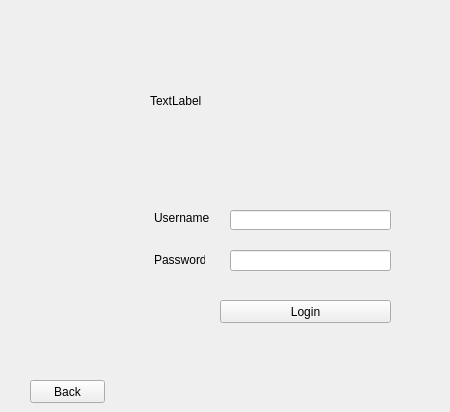
    <widget class="QWidget" name="adminLogin">
     <widget class="QLineEdit" name="lineEdit_username">
      <property name="geometry">
       <rect>
        <x>230</x>
        <y>210</y>
        <width>161</width>
        <height>20</height>
       </rect>
      </property>
      <property name="text">
       <string/>
      </property>
     </widget>
     <widget class="QLineEdit" name="lineEdit_password">
      <property name="geometry">
       <rect>
        <x>230</x>
        <y>250</y>
        <width>161</width>
        <height>21</height>
       </rect>
      </property>
      <property name="text">
       <string/>
      </property>
      <property name="echoMode">
       <enum>QLineEdit::Password</enum>
      </property>
     </widget>
     <widget class="QLabel" name="label_5">
      <property name="geometry">
       <rect>
        <x>154</x>
        <y>210</y>
        <width>61</width>
        <height>16</height>
       </rect>
      </property>
      <property name="text">
       <string>Username</string>
      </property>
     </widget>
     <widget class="QLabel" name="label_6">
      <property name="geometry">
       <rect>
        <x>154</x>
        <y>250</y>
        <width>51</width>
        <height>20</height>
       </rect>
      </property>
      <property name="text">
       <string>Password</string>
      </property>
     </widget>
     <widget class="QPushButton" name="pushButton_8">
      <property name="geometry">
       <rect>
        <x>30</x>
        <y>380</y>
        <width>75</width>
        <height>23</height>
       </rect>
      </property>
      <property name="text">
       <string>Back</string>
      </property>
     </widget>
     <widget class="QPushButton" name="pushButton_adminLogin">
      <property name="geometry">
       <rect>
        <x>220</x>
        <y>300</y>
        <width>171</width>
        <height>23</height>
       </rect>
      </property>
      <property name="text">
       <string>Login</string>
      </property>
     </widget>
     <widget class="QLabel" name="label_AdminLogin">
      <property name="geometry">
       <rect>
        <x>150</x>
        <y>30</y>
        <width>291</width>
        <height>141</height>
       </rect>
      </property>
      <property name="text">
       <string>TextLabel</string>
      </property>
     </widget>
    </widget>
